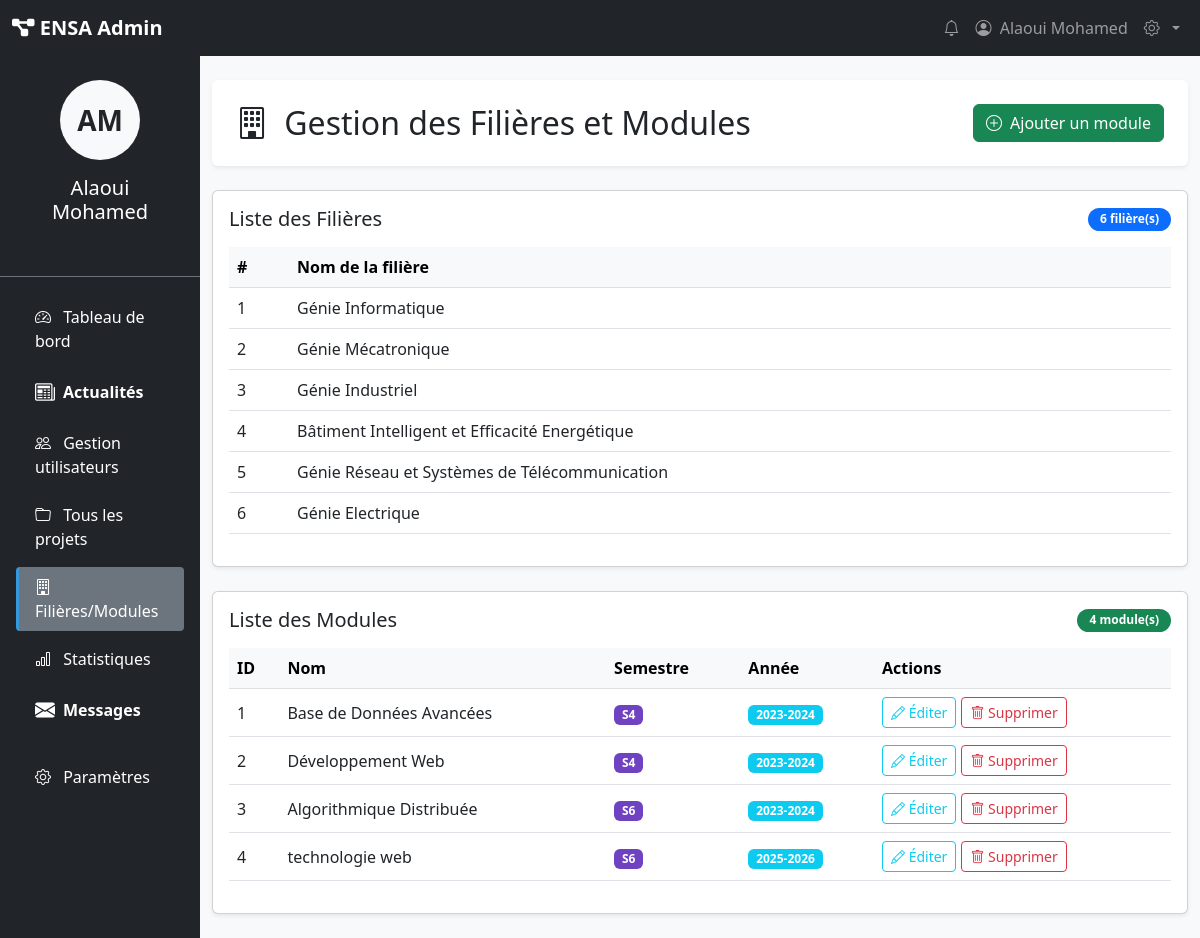
The app's page /admin/filiere.php (signed in) with its own data.
### tables this page shows
CREATE TABLE `module` (
  `id_module` int(11) NOT NULL,
  `nom_module` varchar(100) DEFAULT NULL,
  `semestre` varchar(10) DEFAULT NULL,
  `annee_module` varchar(10) DEFAULT NULL
);

### admin/filiere.php (the view, shortened to what this page needs)
<?php
require_once __DIR__ . '/../hello/config.php';
try {
    $sql_filieres = "SELECT DISTINCT filiere AS nom_filiere FROM etudiant";
    $stmt_filieres = $db->query($sql_filieres);
    $filieres = $stmt_filieres->fetchAll(PDO::FETCH_ASSOC);
} catch (PDOException $e) {
    $filieres = [];
    error_log("Erreur lors de la récupération des filières: " . $e->getMessage());
}
try {
    $sql_modules = "SELECT * FROM module";
    $stmt_modules = $db->query($sql_modules);
    $modules = $stmt_modules->fetchAll(PDO::FETCH_ASSOC);
} catch (PDOException $e) {
    $modules = [];
    error_log("Erreur lors de la récupération des modules: " . $e->getMessage());
}
?>
<!DOCTYPE html>
<html lang="fr">
<head>
  <link href="https://cdn.jsdelivr.net/npm/bootstrap@5.3.0/dist/css/bootstrap.min.css" rel="stylesheet">
  <link rel="stylesheet" href="https://cdn.jsdelivr.net/npm/bootstrap-icons@1.10.0/font/bootstrap-icons.css">
  <link rel="stylesheet" href="https://cdnjs.cloudflare.com/ajax/libs/font-awesome/6.4.0/css/all.min.css">
</head>
<body>
<nav class="navbar navbar-expand-lg navbar-dark bg-dark">
  <div class="container-fluid">
    <a class="navbar-brand fw-bold" href="#">
      <i class="fas fa-project-diagram"></i> ENSA Admin
    </a>
    <div class="collapse navbar-collapse" id="navbarNav">
      <ul class="navbar-nav ms-auto">
        <li class="nav-item"><a class="nav-link" href="#"><i class="bi bi-bell"></i></a></li>
        <li class="nav-item">
          <a class="nav-link" href="profil.php">
            <i class="bi bi-person-circle me-1"></i> <?= htmlspecialchars($_SESSION['nom'] . ' ' . $_SESSION['prenom']) ?>
          </a>
        </li>
        <li class="nav-item dropdown">
          <a class="nav-link dropdown-toggle" href="#" data-bs-toggle="dropdown">
            <i class="bi bi-gear me-1"></i>
          </a>
        </li>
      </ul>
    </div>
  </div>
</nav>
<div class="container-fluid">
  <div class="row">
    <div class="col-lg-2 sidebar-teacher p-0 min-vh-100">
      <div class="d-flex flex-column h-100">
        <div class="p-4 text-center border-bottom border-secondary">
          <div class="mb-3">
            <div class="ratio ratio-1x1 mx-auto rounded-circle bg-light justify-content-center align-items-center" style="width: 80px;">
              <div class="d-flex align-items-center justify-content-center text-dark fw-bold fs-3">
                <?= substr($_SESSION['nom'], 0, 1) . substr($_SESSION['prenom'], 0, 1) ?>
              </div>
            </div>
          </div>
          <h5 class="mb-1"><?= htmlspecialchars($_SESSION['nom'] . ' ' . $_SESSION['prenom']) ?></h5>
          <small class="text-muted">Administrateur</small>
        </div>
        <ul class="nav flex-column nav-teacher p-3">
          <li class="nav-item"><a class="nav-link text-white" href="admin_dashboard.php"><i class="bi bi-speedometer2 me-2"></i> Tableau de bord</a></li>
          <li class="nav-item">
            <a class="nav-link d-flex align-items-center gap-2 text-white" href="actualite.php">
              <i class="bi bi-newspaper fs-5"></i>
              <span class="fw-semibold">Actualités</span>
            </a>
          </li>
          <li class="nav-item"><a class="nav-link text-white" href="gestion_utilisateurs.php"><i class="bi bi-people me-2"></i> Gestion utilisateurs</a></li>
          <li class="nav-item"><a class="nav-link text-white" href="gestion_projets.php"><i class="bi bi-folder me-2"></i> Tous les projets</a></li>
          <li class="nav-item"><a class="nav-link active text-white" href="filiere.php"><i class="bi bi-building me-2"></i> Filières/Modules</a></li>
          <li class="nav-item"><a class="nav-link text-white" href="statistiques.php"><i class="bi bi-bar-chart me-2"></i> Statistiques</a></li>
          <li class="nav-item">
            <a class="nav-link d-flex align-items-center gap-2 text-white" href="message.php">
              <i class="bi bi-envelope-fill fs-5"></i>
              <span class="fw-semibold">Messages</span>
            </a>
          </li>
          <li class="nav-item mt-3"><a class="nav-link text-white" href="parametres.php"><i class="bi bi-gear me-2"></i> Paramètres</a></li>
        </ul>
        <div class="mt-auto p-3 text-center">
          <small class="text-muted">ENSA Kenitra © <?= date('Y') ?></small>
        </div>
      </div>
    </div>
    <div class="col-lg-10 main-content py-4">
      <div class="bg-white p-4 rounded shadow-sm mb-4 d-flex justify-content-between align-items-center">
        <h2 class="mb-0">
          <i class="bi bi-building me-2"></i> Gestion des Filières et Modules
        </h2>
        <div>
          <a href="#" class="btn btn-success" data-bs-toggle="modal" data-bs-target="#addModuleModal">
            <i class="bi bi-plus-circle me-1"></i> Ajouter un module
          </a>
        </div>
      </div>
      <div class="card shadow-sm mb-4">
        <div class="card-body">
          <div class="d-flex justify-content-between align-items-center mb-3">
            <h5 class="card-title mb-0">Liste des Filières</h5>
            <span class="badge bg-primary status-badge"><?= count($filieres) ?> filière(s)</span>
          </div>
          <div class="table-responsive">
            <table class="table table-hover align-middle">
              <thead class="table-light">
                <tr>
                  <th>#</th>
                  <th>Nom de la filière</th>
                </tr>
              </thead>
              <tbody>
                <?php if (!empty($filieres)): ?>
                  <?php $index = 1; ?>
                  <?php foreach($filieres as $filiere): ?>
                    <tr>
                      <td><?= $index++ ?></td>
                      <td><?= htmlspecialchars($filiere['nom_filiere']) ?></td>
                    </tr>
                  <?php endforeach; ?>
                <?php endif; ?>
              </tbody>
            </table>
          </div>
        </div>
      </div>
      <div class="card shadow-sm">
        <div class="card-body">
          <div class="d-flex justify-content-between align-items-center mb-3">
            <h5 class="card-title mb-0">Liste des Modules</h5>
            <span class="badge bg-success status-badge"><?= count($modules) ?> module(s)</span>
          </div>
          <div class="table-responsive">
            <table class="table table-hover align-middle">
              <thead class="table-light">
                <tr>
                  <th>ID</th>
                  <th>Nom</th>
                  <th>Semestre</th>
                  <th>Année</th>
                  <th>Actions</th>
                </tr>
              </thead>
              <tbody>
                <?php if (!empty($modules)): ?>
                  <?php foreach($modules as $module): ?>
                    <tr>
                      <td><?= htmlspecialchars($module['id_module']) ?></td>
                      <td><?= htmlspecialchars($module['nom_module']) ?></td>
                      <td><span class="badge badge-semester"><?= htmlspecialchars($module['semestre']) ?></span></td>
                      <td><span class="badge bg-info"><?= htmlspecialchars($module['annee_module']) ?></span></td>
                      <td>
                        <div class="action-btn-group">
                          <button class="btn btn-sm btn-outline-info" data-bs-toggle="modal" data-bs-target="#editModuleModal"
                                  data-id="<?= $module['id_module'] ?>"
                                  data-nom="<?= htmlspecialchars($module['nom_module']) ?>"
                                  data-semestre="<?= htmlspecialchars($module['semestre']) ?>"
                                  data-annee="<?= htmlspecialchars($module['annee_module']) ?>">
                            <i class="bi bi-pencil"></i> Éditer
                          </button>
                          <a href="supprimer_module.php?id=<?= $module['id_module'] ?>" class="btn btn-sm btn-outline-danger" onclick="return confirm('Êtes-vous sûr de vouloir supprimer ce module ?');">
                            <i class="bi bi-trash"></i> Supprimer
                          </a>
                        </div>
                      </td>
                    </tr>
                  <?php endforeach; ?>
                <?php endif; ?>
              </tbody>
            </table>
          </div>
        </div>
      </div>
    </div>
  </div>
</div>
</body>
</html>

### admin/filiere.php (style rules this page uses)
:root { --ensaprimary: #2c3e50; --ensasecondary: #3498db; --ensasuccess: #27ae60; --ensawarning: #f39c12; --ensadanger: #e74c3c; --ensalight: #ecf0f1; }
body { background-color: #f8f9fa; font-family: 'Segoe UI', Tahoma, Geneva, Verdana, sans-serif; }
.sidebar-teacher { background-color: #212529; color: white; }
.nav-teacher .nav-link { color: white; border-left: 3px solid transparent; margin: 0.25rem 0; padding: 0.5rem 1rem; border-radius: 0.25rem; }
.nav-teacher .nav-link.active { color: white; background-color: #6c757d; border-left-color: var(--ensasecondary); }
.status-badge { font-size: 0.75rem; font-weight: 600; padding: 0.35rem 0.75rem; border-radius: 50rem; }
.action-btn-group { display: flex; gap: 5px; }
.action-btn-group .btn { padding: 0.25rem 0.5rem; font-size: 0.875rem; }
.badge-semester { background-color: #6f42c1; }

### records on screen
module: id_module "1", nom_module "Base de Données Avancées", semestre "S4", annee_module "2023-2024"
module: id_module "2", nom_module "Développement Web", semestre "S4", annee_module "2023-2024"
module: id_module "3", nom_module "Algorithmique Distribuée", semestre "S6", annee_module "2023-2024"
module: id_module "4", nom_module "technologie web", semestre "S6", annee_module "2025-2026"

### other values on screen
$_SESSION['nom'] . ' ' . $_SESSION['prenom'] "Alaoui Mohamed"
substr($_SESSION['nom'], 0, 1) "A"
substr($_SESSION['prenom'], 0, 1) "M"
count($filieres) "6"
$filiere['nom_filiere'] "Génie Informatique"
$filiere['nom_filiere'] "Génie Mécatronique"
$filiere['nom_filiere'] "Génie Industriel"
$filiere['nom_filiere'] "Bâtiment Intelligent et Efficacité Energétique"
$filiere['nom_filiere'] "Génie Réseau et Systèmes de Télécommunication"
$filiere['nom_filiere'] "Génie Electrique"
count($modules) "4"
